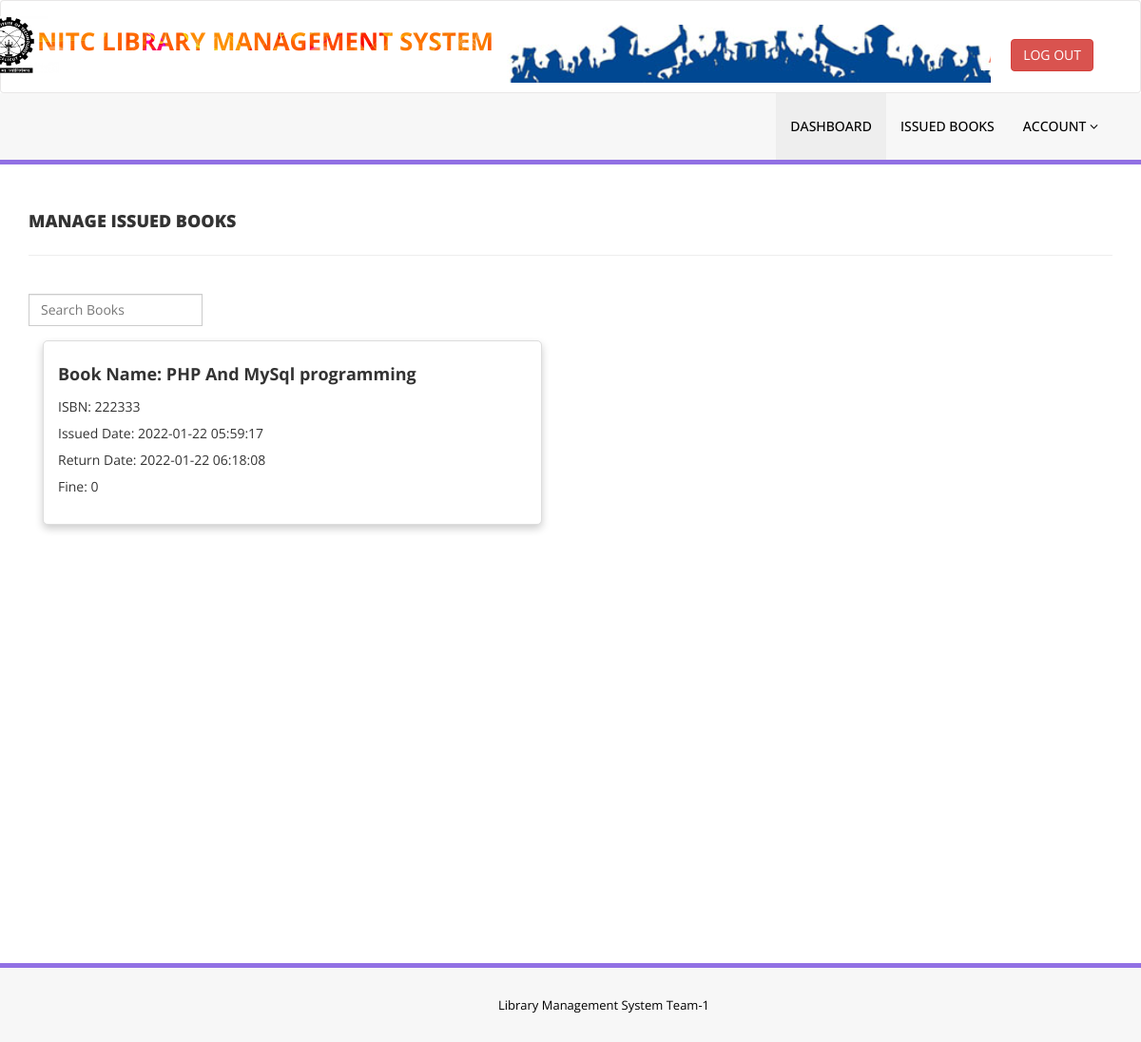
Page /issued-books.php (signed in) on the committed database.
### tables this page shows
CREATE TABLE `tblissuedbookdetails` (
  `id` int(11) NOT NULL,
  `BookId` int(11) DEFAULT NULL,
  `StudentID` varchar(150) DEFAULT NULL,
  `IssuesDate` timestamp NULL DEFAULT current_timestamp(),
  `ReturnDate` timestamp NULL DEFAULT NULL ON UPDATE current_timestamp(),
  `ReturnStatus` int(1) DEFAULT NULL,
  `fine` int(11) DEFAULT NULL
);

CREATE TABLE `tblbooks` (
  `id` int(11) NOT NULL,
  `BookName` varchar(255) DEFAULT NULL,
  `CatId` int(11) DEFAULT NULL,
  `AuthorId` int(11) DEFAULT NULL,
  `ISBNNumber` varchar(25) DEFAULT NULL,
  `BookPrice` decimal(10,2) DEFAULT NULL,
  `bookImage` varchar(250) NOT NULL,
  `isIssued` int(1) DEFAULT NULL
);

### issued-books.php (the view, shortened to what this page needs)
<?php
include('includes/config.php');
if(strlen($_SESSION['login'])==0)
    {
header('location:index.php');
}
else{
    ?>
<!DOCTYPE html>
<html xmlns="http://www.w3.org/1999/xhtml">
<head>
    <link href="assets/css/bootstrap.css" rel="stylesheet" />
    <link href="assets/css/font-awesome.css" rel="stylesheet" />
    <link href="assets/js/dataTables/dataTables.bootstrap.css" rel="stylesheet" />
    <link href="assets/css/style.css" rel="stylesheet" />
</head>
<body>
<?php include('includes/header.php');?>
<div class="content-wrapper">
    <div class="container">
        <div class="row pad-botm">
            <div class="col-md-12">
                <h4 class="header-line">Manage Issued Books</h4>
            </div>
        </div>
        <div class="row">
            <div class="col-md-6">
                <div class="input-group">
                    <input type="text" class="form-control" placeholder="Search Books">
                </div>
            </div>
        </div>
        <div class="row">
            <?php
            $sid = $_SESSION['stdid'];
            $sql = "SELECT tblbooks.BookName, tblbooks.ISBNNumber, tblissuedbookdetails.IssuesDate, tblissuedbookdetails.ReturnDate, tblissuedbookdetails.fine, tblissuedbookdetails.id as rid from tblissuedbookdetails join tblstudents on tblstudents.StudentId = tblissuedbookdetails.StudentId join tblbooks on tblbooks.id = tblissuedbookdetails.BookId where tblstudents.StudentId = :sid order by tblissuedbookdetails.id desc";
            $query = $dbh->prepare($sql);
            $query->bindParam(':sid', $sid, PDO::PARAM_STR);
            $query->execute();
            $results = $query->fetchAll(PDO::FETCH_OBJ);
            if ($query->rowCount() > 0) {
                foreach ($results as $result) {
                    ?>
                    <div class="col-md-6">
                        <div class="book-card">
                            <h4 class="book-card-title">Book Name: <?php echo htmlentities($result->BookName); ?></h4>
                            <p class="book-card-info">
                                ISBN: <?php echo htmlentities($result->ISBNNumber); ?><br />
                                Issued Date: <?php echo htmlentities($result->IssuesDate); ?><br />
                                Return Date:
                                <?php if ($result->ReturnDate != "") {
                                    echo htmlentities($result->ReturnDate);
                                } ?><br />
                                Fine: <?php echo htmlentities($result->fine); ?>
                            </p>
                        </div>
                    </div>
                    <?php
                }
            }
            ?>
        </div>
    </div>
</div>
  <?php include('includes/footer.php');?>
</body>
</html>
<?php } ?>

### assets/css/style.css (style rules this page uses)
.content-wrapper { margin-top: 40px; min-height:800px; padding-bottom:90px; }
.header-line { font-weight:900; padding-bottom:25px; border-bottom:1px solid #eeeeee; text-transform:uppercase; }
.pad-botm { padding-bottom:30px; }

### issued-books.php (style rules this page uses)
.book-card { border: 1px solid #ddd; border-radius: 5px; box-shadow: 0 4px 8px rgba(0, 0, 0, 0.2); padding: 15px; margin: 15px; background-color: #fff; transition: box-shadow 0.3s ease-in-out, transform 0.3s ease-in-out; }
.book-card-title { font-weight: bold; margin-top: 10px; }
.book-card-info { margin-top: 5px; }

### rows in the picture
tblissuedbookdetails: BookId.BookName "PHP And MySql programming", BookId.ISBNNumber "222333", IssuesDate "2022-01-22 05:59:17", ReturnDate "2022-01-22 06:18:08", fine "0"
